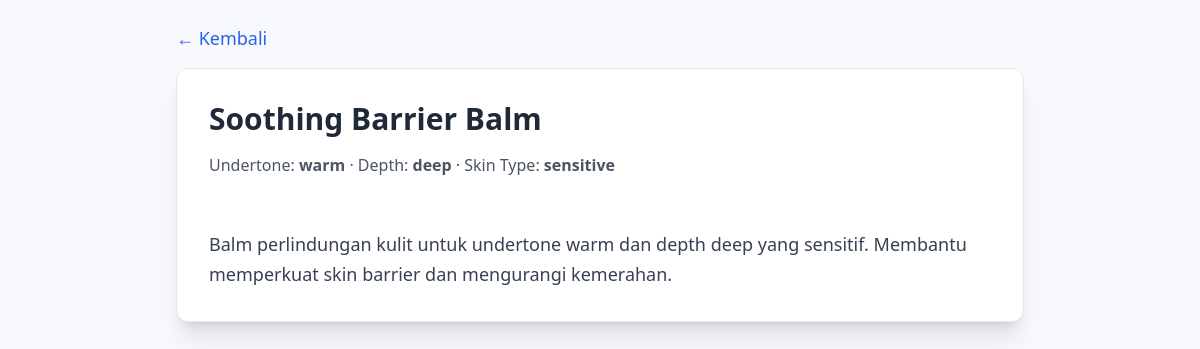
The page /admin/discovery/discovery_detail.php?id=10 on the database its author committed.
### tables this page shows
CREATE TABLE `discoveries` (
  `id` int NOT NULL,
  `title` varchar(255) NOT NULL,
  `undertone` enum('warm','cool','neutral') NOT NULL,
  `depth` enum('light','medium','deep') NOT NULL,
  `skin_type` enum('normal','dry','oily','combination','sensitive') NOT NULL,
  `recommendation` text NOT NULL,
  `created_at` timestamp NULL DEFAULT CURRENT_TIMESTAMP
);

### admin/discovery/discovery_detail.php (the view, shortened to what this page needs)
<?php
include "../../config.php";
$id = $_GET['id'];
$result = $conn->query("SELECT * FROM discoveries WHERE id = $id");
$data = $result->fetch_assoc();
?>
<!DOCTYPE html>
<html lang="id">
<head>
    <script src="https://cdn.tailwindcss.com"></script>
</head>
<body class="bg-[#f7f9fc] min-h-screen">
    <div class="max-w-4xl mx-auto p-6">
        <a href="discovery_user.php" class="text-blue-600 hover:underline text-lg">← Kembali</a>
        <div class="bg-white shadow-xl rounded-xl p-8 mt-4 border border-gray-200">
            <h1 class="text-3xl font-bold text-gray-800 mb-4">
                <?= $data['title']; ?>
            </h1>
            <div class="text-gray-600 mb-6">
                Undertone: <b><?= $data['undertone']; ?></b> ·
                Depth: <b><?= $data['depth']; ?></b> ·
                Skin Type: <b><?= $data['skin_type']; ?></b>
            </div>
            <p class="text-gray-700 leading-relaxed text-lg whitespace-pre-line">
                <?= $data['recommendation']; ?>
            </p>
        </div>
    </div>
</body>
</html>

### rows shown on the page
discoveries: title "Soothing Barrier Balm", undertone "warm", depth "deep", skin_type "sensitive", recommendation "Balm perlindungan kulit untuk undertone warm dan depth deep yang sensitif. Membantu memperkuat skin barrier dan mengurangi kemerahan."
